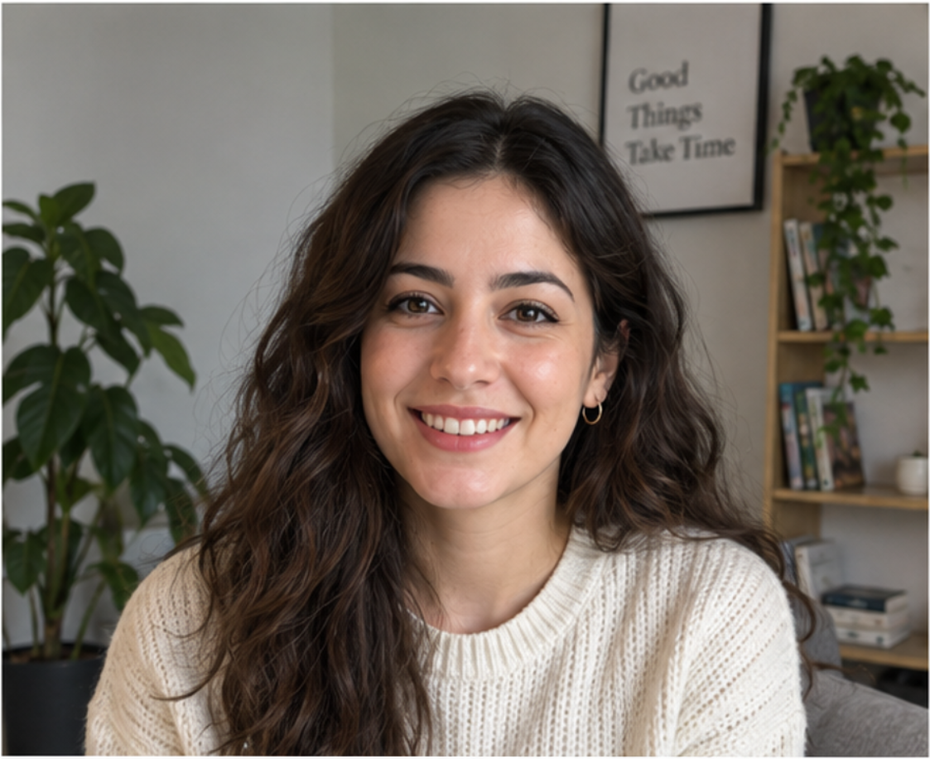
#> input picture opencv-yuz-insan-tespiti/images/yuz.png, 930 x 759 px, shrunk from 1123 x 916 before the run
$ python yuz_roi_goz_tespiti.py
#> lines starting #> are read from the running program, lines starting #| are printed output that depends on the picture; after the words box and inside, x2 and y2 are one past the last pixel; in counts of white or black regions, pixels touching at a corner belong together
import cv2

image = cv2.imread("images/yuz.png")
#> image is the input picture: shape (759, 930, 3); mean B, G, R 95.8, 104.9, 114

face_cascade_path = ( cv2.data.haarcascades + "haarcascade_frontalface_default.xml" )

eye_cascade_path = ( cv2.data.haarcascades + "haarcascade_eye_tree_eyeglasses.xml" )

# yüz tespiti için cascade classifier
face_cascade = cv2.CascadeClassifier(face_cascade_path)

# göz tespiti için ayrı bir cascade classifier oluştur
eye_cascade = cv2.CascadeClassifier(eye_cascade_path)

if face_cascade.empty() or eye_cascade.empty():
    raise RuntimeError("cascade modelleri yuklenemedi")

gray = cv2.cvtColor(image, cv2.COLOR_BGR2GRAY)
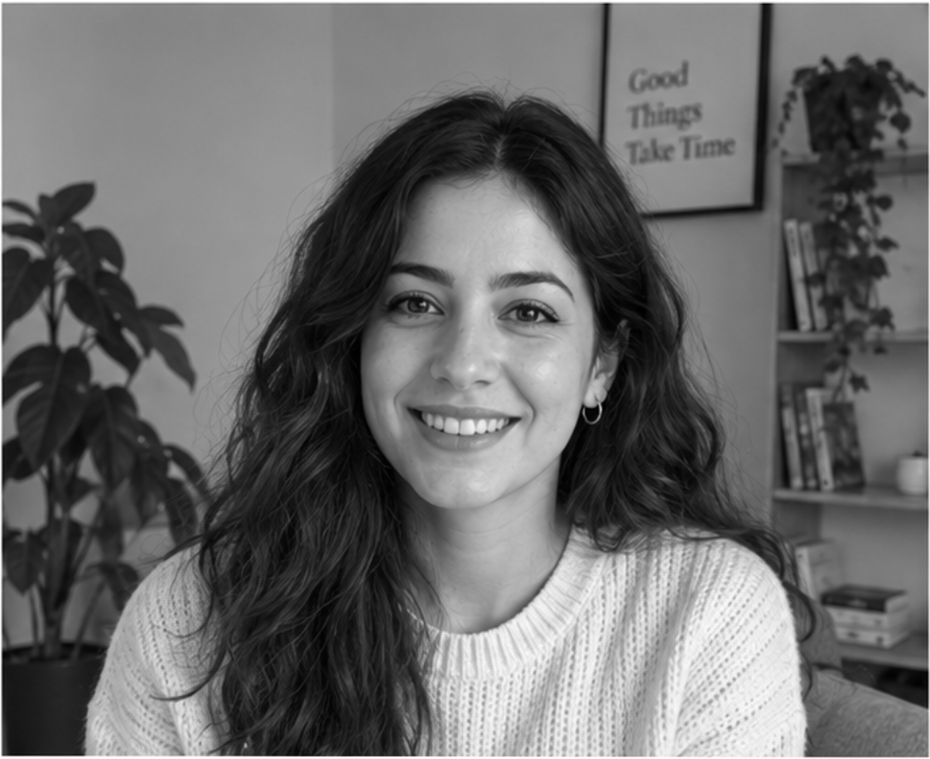
#> gray: shape (759, 930); min 0, max 255, mean 106.6
gray = cv2.equalizeHist(gray)
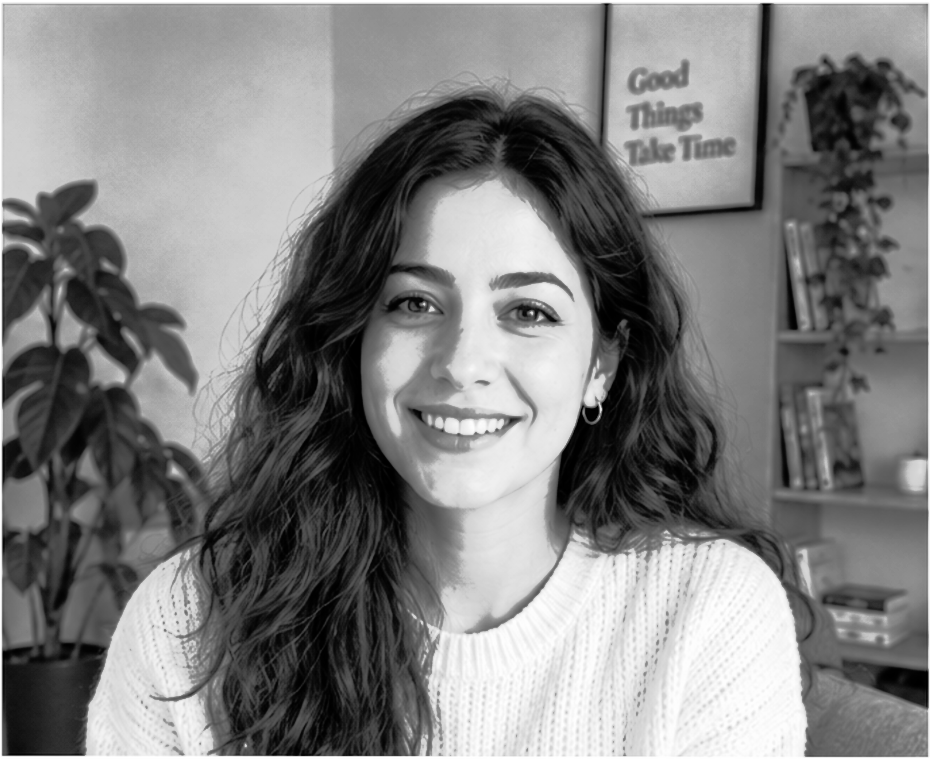
#> gray: shape (759, 930); min 0, max 255, mean 128.3

faces = face_cascade.detectMultiScale(gray, scaleFactor=1.1, minNeighbors=5, minSize=(30,30))
#> faces = [[326, 194, 302, 302]]

for x, y, width, height in faces:
    cv2.rectangle(image, (x,y),(x+width, y+height), (0, 255, 0), 2)

    # ROI
    face_roi_gray = gray[y: y + height, x: x + width]

    face_roi_color = image[y: y + height, x: x + width]

    # yalnızca roi içerisindeki gözleri ara
    eyes = eye_cascade.detectMultiScale(face_roi_gray, scaleFactor = 1.1, minNeighbors = 5, minSize = (15,15))

    for eye_x, eye_y, eye_width, eye_height in eyes:

        cv2.rectangle(face_roi_color, (eye_x, eye_y), (eye_x + eye_width, eye_y + eye_height), (255,0,0),2)
#> this loop made 1 pass
#> (x, y, width, height, eyes) on pass 1: (326, 194, 302, 302, [[170, 90, 62, 62], [59, 82, 60, 60]])
#> pass 1, `face_roi_gray = gray[y: y + height, x: x + width]`:
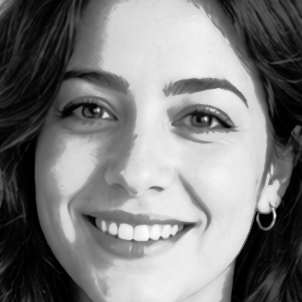
#> face_roi_gray: shape (302, 302); min 0, max 253, mean 125.6
#> pass 1, `face_roi_color = image[y: y + height, x: x + width]`:
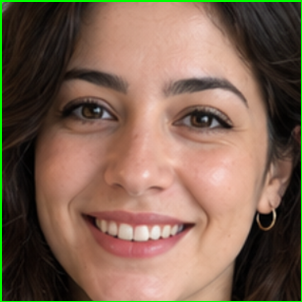
#> face_roi_color: shape (302, 302, 3); mean B, G, R 82.6, 100, 126.5
#> after the loop:
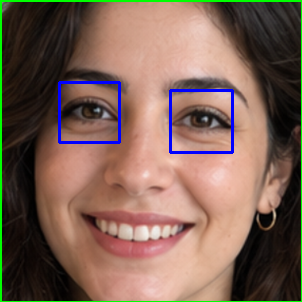
#> face_roi_color: shape (302, 302, 3); 1.6% of pixels changed, all inside (x1, y1, x2, y2) = (58, 81, 234, 154)
#> after the loop:
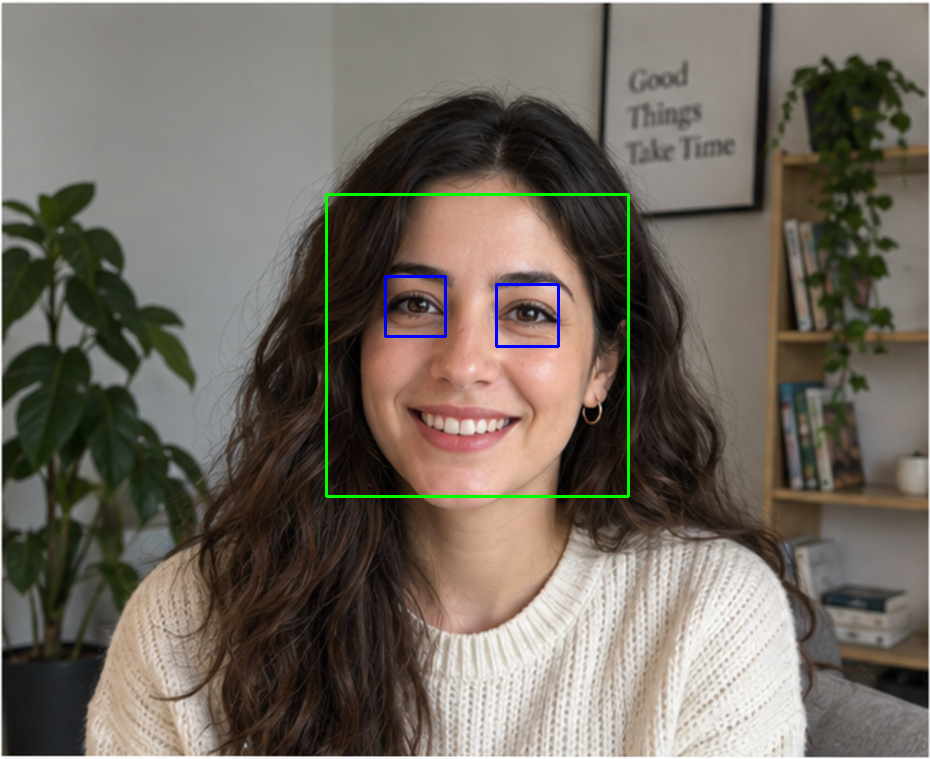
#> image: shape (759, 930, 3); 0.72% of pixels changed, all inside (x1, y1, x2, y2) = (325, 193, 630, 498)

cv2.imshow("yuz ve goz tespiti", image)

cv2.imwrite("outputs/yuz_goz_tespiti.jpg",image)

cv2.waitKey(0)
cv2.destroyAllWindows()

$ run again, with opencv-yuz-insan-tespiti/images/insanlar.png copied over opencv-yuz-insan-tespiti/images/yuz.png
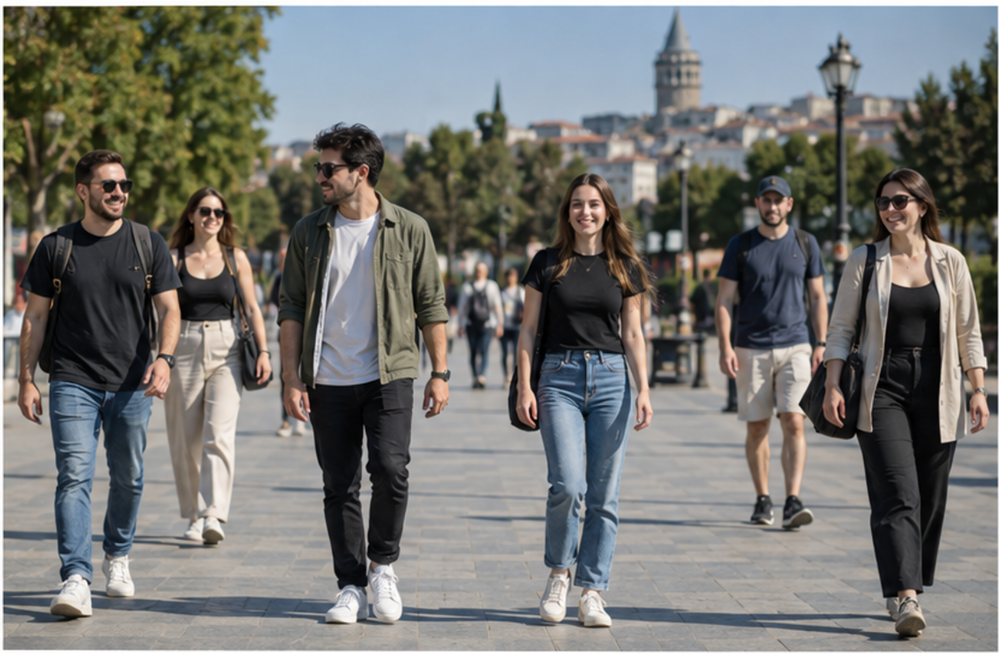
#> input picture opencv-yuz-insan-tespiti/images/insanlar.png, 1000 x 653 px, shrunk from 1420 x 927 before the run
#> image is the input picture: shape (653, 1000, 3); mean B, G, R 114.4, 117.6, 117.3
#> `gray = cv2.equalizeHist(gray)`:
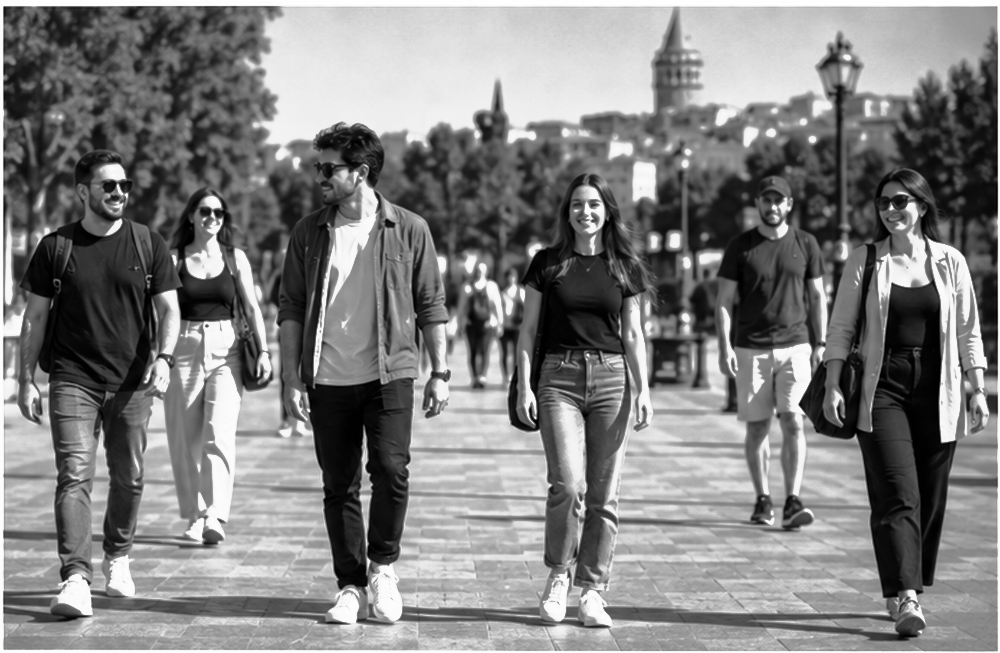
#> gray: shape (653, 1000); min 0, max 255, mean 128.3
#> faces = [[563, 185, 48, 48], [188, 195, 45, 45], [90, 166, 52, 52]]
#> the loop `for x, y, width, height in faces:` made 3 passes
#> after the loop `for x, y, width, height in faces:`:
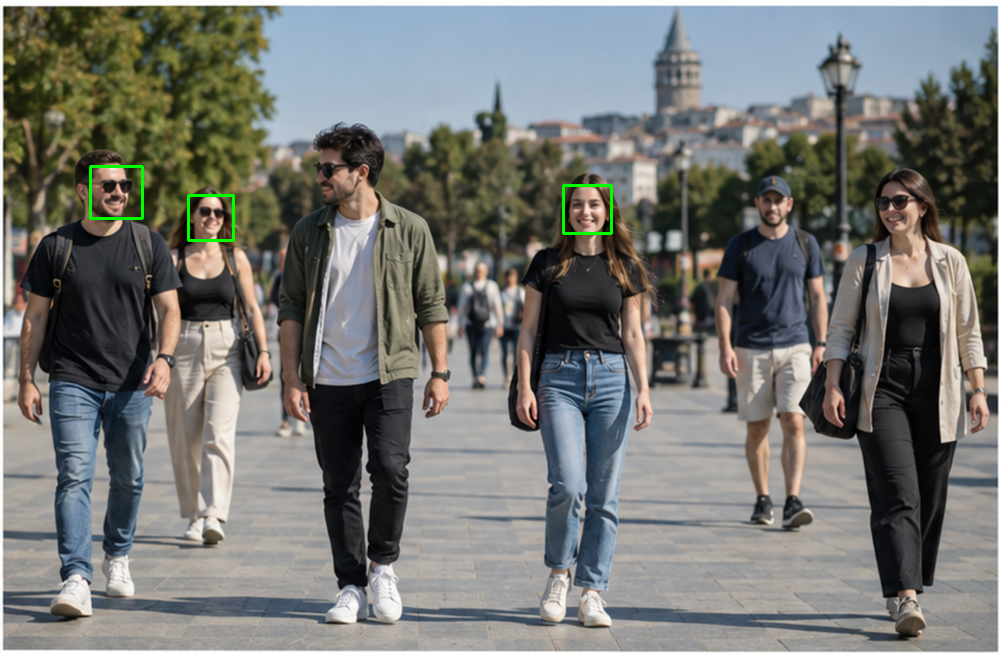
#> image: shape (653, 1000, 3); 0.26% of pixels changed, all inside (x1, y1, x2, y2) = (89, 165, 613, 242)
